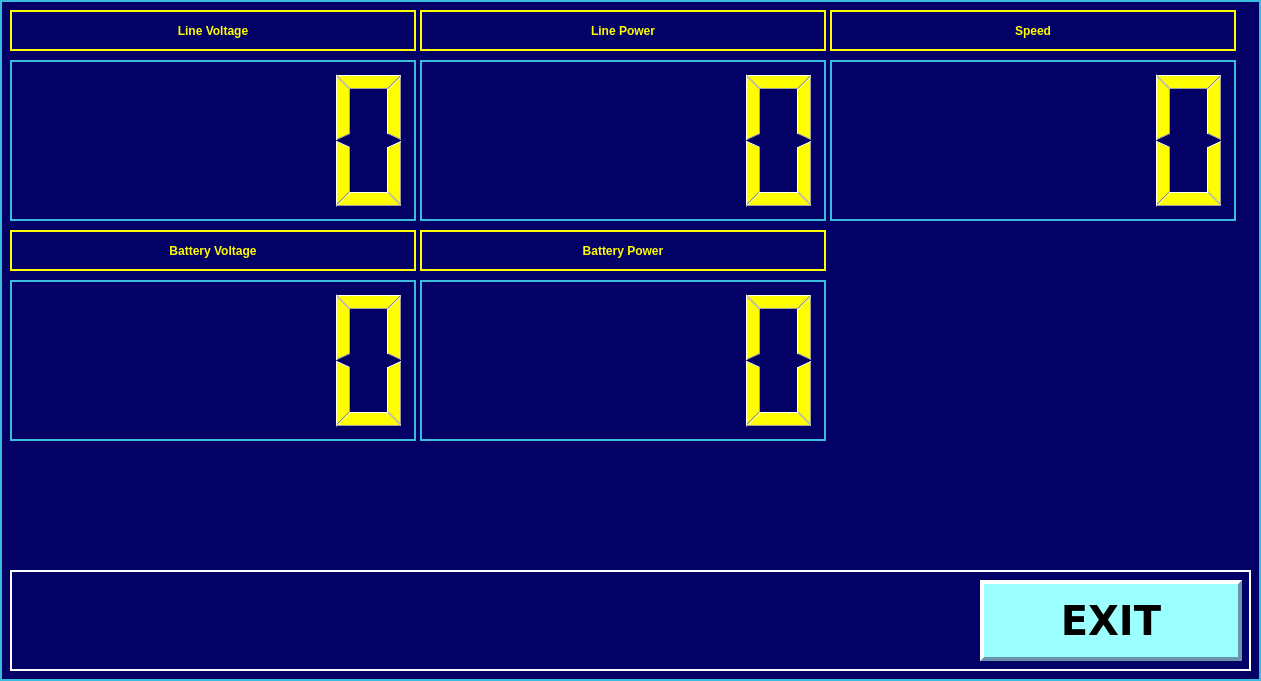
<?xml version="1.0" encoding="UTF-8"?>
<ui version="4.0">
 <class>Instruments</class>
 <widget class="QWidget" name="Instruments">
  <property name="geometry">
   <rect>
    <x>0</x>
    <y>0</y>
    <width>1261</width>
    <height>681</height>
   </rect>
  </property>
  <property name="windowTitle">
   <string>Form</string>
  </property>
  <property name="styleSheet">
   <string notr="true">QWidget { background-color : #030066; color : #fefe00;border:2px solid #39bcde }
QLabel { background-color : #030066; color : #fefe00;border:2px solid #fefe00;font: 16pt &quot;DejaVu Sans&quot;;font: bold; }
QPushButton { background-color : #9afffe; color : #000000;border:4px solid #6b95ae;font: 30pt &quot;DejaVu Sans&quot;;font: bold;border-left-color:white;border-top-color:white  }
QPushButton:pressed
{
  border:4px solid white;
  border-left-color:#6b95ae;
  border-top-color:#6b95ae;
  background-color : #cccccc;
}</string>
  </property>
  <widget class="QLabel" name="label_line_voltage">
   <property name="geometry">
    <rect>
     <x>10</x>
     <y>10</y>
     <width>406</width>
     <height>41</height>
    </rect>
   </property>
   <property name="palette">
    <palette>
     <active>
      <colorrole role="WindowText">
       <brush brushstyle="SolidPattern">
        <color alpha="255">
         <red>254</red>
         <green>254</green>
         <blue>0</blue>
        </color>
       </brush>
      </colorrole>
      <colorrole role="Button">
       <brush brushstyle="SolidPattern">
        <color alpha="255">
         <red>3</red>
         <green>0</green>
         <blue>102</blue>
        </color>
       </brush>
      </colorrole>
      <colorrole role="Text">
       <brush brushstyle="SolidPattern">
        <color alpha="255">
         <red>254</red>
         <green>254</green>
         <blue>0</blue>
        </color>
       </brush>
      </colorrole>
      <colorrole role="ButtonText">
       <brush brushstyle="SolidPattern">
        <color alpha="255">
         <red>254</red>
         <green>254</green>
         <blue>0</blue>
        </color>
       </brush>
      </colorrole>
      <colorrole role="Base">
       <brush brushstyle="SolidPattern">
        <color alpha="255">
         <red>3</red>
         <green>0</green>
         <blue>102</blue>
        </color>
       </brush>
      </colorrole>
      <colorrole role="Window">
       <brush brushstyle="SolidPattern">
        <color alpha="255">
         <red>3</red>
         <green>0</green>
         <blue>102</blue>
        </color>
       </brush>
      </colorrole>
     </active>
     <inactive>
      <colorrole role="WindowText">
       <brush brushstyle="SolidPattern">
        <color alpha="255">
         <red>254</red>
         <green>254</green>
         <blue>0</blue>
        </color>
       </brush>
      </colorrole>
      <colorrole role="Button">
       <brush brushstyle="SolidPattern">
        <color alpha="255">
         <red>3</red>
         <green>0</green>
         <blue>102</blue>
        </color>
       </brush>
      </colorrole>
      <colorrole role="Text">
       <brush brushstyle="SolidPattern">
        <color alpha="255">
         <red>254</red>
         <green>254</green>
         <blue>0</blue>
        </color>
       </brush>
      </colorrole>
      <colorrole role="ButtonText">
       <brush brushstyle="SolidPattern">
        <color alpha="255">
         <red>254</red>
         <green>254</green>
         <blue>0</blue>
        </color>
       </brush>
      </colorrole>
      <colorrole role="Base">
       <brush brushstyle="SolidPattern">
        <color alpha="255">
         <red>3</red>
         <green>0</green>
         <blue>102</blue>
        </color>
       </brush>
      </colorrole>
      <colorrole role="Window">
       <brush brushstyle="SolidPattern">
        <color alpha="255">
         <red>3</red>
         <green>0</green>
         <blue>102</blue>
        </color>
       </brush>
      </colorrole>
     </inactive>
     <disabled>
      <colorrole role="WindowText">
       <brush brushstyle="SolidPattern">
        <color alpha="255">
         <red>254</red>
         <green>254</green>
         <blue>0</blue>
        </color>
       </brush>
      </colorrole>
      <colorrole role="Button">
       <brush brushstyle="SolidPattern">
        <color alpha="255">
         <red>3</red>
         <green>0</green>
         <blue>102</blue>
        </color>
       </brush>
      </colorrole>
      <colorrole role="Text">
       <brush brushstyle="SolidPattern">
        <color alpha="255">
         <red>254</red>
         <green>254</green>
         <blue>0</blue>
        </color>
       </brush>
      </colorrole>
      <colorrole role="ButtonText">
       <brush brushstyle="SolidPattern">
        <color alpha="255">
         <red>254</red>
         <green>254</green>
         <blue>0</blue>
        </color>
       </brush>
      </colorrole>
      <colorrole role="Base">
       <brush brushstyle="SolidPattern">
        <color alpha="255">
         <red>3</red>
         <green>0</green>
         <blue>102</blue>
        </color>
       </brush>
      </colorrole>
      <colorrole role="Window">
       <brush brushstyle="SolidPattern">
        <color alpha="255">
         <red>3</red>
         <green>0</green>
         <blue>102</blue>
        </color>
       </brush>
      </colorrole>
     </disabled>
    </palette>
   </property>
   <property name="styleSheet">
    <string notr="true"/>
   </property>
   <property name="frameShape">
    <enum>QFrame::WinPanel</enum>
   </property>
   <property name="frameShadow">
    <enum>QFrame::Plain</enum>
   </property>
   <property name="midLineWidth">
    <number>0</number>
   </property>
   <property name="text">
    <string>Line Voltage</string>
   </property>
   <property name="textFormat">
    <enum>Qt::AutoText</enum>
   </property>
   <property name="alignment">
    <set>Qt::AlignCenter</set>
   </property>
  </widget>
  <widget class="QLabel" name="label_line_power">
   <property name="geometry">
    <rect>
     <x>420</x>
     <y>10</y>
     <width>406</width>
     <height>41</height>
    </rect>
   </property>
   <property name="palette">
    <palette>
     <active>
      <colorrole role="WindowText">
       <brush brushstyle="SolidPattern">
        <color alpha="255">
         <red>254</red>
         <green>254</green>
         <blue>0</blue>
        </color>
       </brush>
      </colorrole>
      <colorrole role="Button">
       <brush brushstyle="SolidPattern">
        <color alpha="255">
         <red>3</red>
         <green>0</green>
         <blue>102</blue>
        </color>
       </brush>
      </colorrole>
      <colorrole role="Text">
       <brush brushstyle="SolidPattern">
        <color alpha="255">
         <red>254</red>
         <green>254</green>
         <blue>0</blue>
        </color>
       </brush>
      </colorrole>
      <colorrole role="ButtonText">
       <brush brushstyle="SolidPattern">
        <color alpha="255">
         <red>254</red>
         <green>254</green>
         <blue>0</blue>
        </color>
       </brush>
      </colorrole>
      <colorrole role="Base">
       <brush brushstyle="SolidPattern">
        <color alpha="255">
         <red>3</red>
         <green>0</green>
         <blue>102</blue>
        </color>
       </brush>
      </colorrole>
      <colorrole role="Window">
       <brush brushstyle="SolidPattern">
        <color alpha="255">
         <red>3</red>
         <green>0</green>
         <blue>102</blue>
        </color>
       </brush>
      </colorrole>
     </active>
     <inactive>
      <colorrole role="WindowText">
       <brush brushstyle="SolidPattern">
        <color alpha="255">
         <red>254</red>
         <green>254</green>
         <blue>0</blue>
        </color>
       </brush>
      </colorrole>
      <colorrole role="Button">
       <brush brushstyle="SolidPattern">
        <color alpha="255">
         <red>3</red>
         <green>0</green>
         <blue>102</blue>
        </color>
       </brush>
      </colorrole>
      <colorrole role="Text">
       <brush brushstyle="SolidPattern">
        <color alpha="255">
         <red>254</red>
         <green>254</green>
         <blue>0</blue>
        </color>
       </brush>
      </colorrole>
      <colorrole role="ButtonText">
       <brush brushstyle="SolidPattern">
        <color alpha="255">
         <red>254</red>
         <green>254</green>
         <blue>0</blue>
        </color>
       </brush>
      </colorrole>
      <colorrole role="Base">
       <brush brushstyle="SolidPattern">
        <color alpha="255">
         <red>3</red>
         <green>0</green>
         <blue>102</blue>
        </color>
       </brush>
      </colorrole>
      <colorrole role="Window">
       <brush brushstyle="SolidPattern">
        <color alpha="255">
         <red>3</red>
         <green>0</green>
         <blue>102</blue>
        </color>
       </brush>
      </colorrole>
     </inactive>
     <disabled>
      <colorrole role="WindowText">
       <brush brushstyle="SolidPattern">
        <color alpha="255">
         <red>254</red>
         <green>254</green>
         <blue>0</blue>
        </color>
       </brush>
      </colorrole>
      <colorrole role="Button">
       <brush brushstyle="SolidPattern">
        <color alpha="255">
         <red>3</red>
         <green>0</green>
         <blue>102</blue>
        </color>
       </brush>
      </colorrole>
      <colorrole role="Text">
       <brush brushstyle="SolidPattern">
        <color alpha="255">
         <red>254</red>
         <green>254</green>
         <blue>0</blue>
        </color>
       </brush>
      </colorrole>
      <colorrole role="ButtonText">
       <brush brushstyle="SolidPattern">
        <color alpha="255">
         <red>254</red>
         <green>254</green>
         <blue>0</blue>
        </color>
       </brush>
      </colorrole>
      <colorrole role="Base">
       <brush brushstyle="SolidPattern">
        <color alpha="255">
         <red>3</red>
         <green>0</green>
         <blue>102</blue>
        </color>
       </brush>
      </colorrole>
      <colorrole role="Window">
       <brush brushstyle="SolidPattern">
        <color alpha="255">
         <red>3</red>
         <green>0</green>
         <blue>102</blue>
        </color>
       </brush>
      </colorrole>
     </disabled>
    </palette>
   </property>
   <property name="styleSheet">
    <string notr="true"/>
   </property>
   <property name="frameShape">
    <enum>QFrame::WinPanel</enum>
   </property>
   <property name="frameShadow">
    <enum>QFrame::Plain</enum>
   </property>
   <property name="midLineWidth">
    <number>0</number>
   </property>
   <property name="text">
    <string>Line Power</string>
   </property>
   <property name="textFormat">
    <enum>Qt::AutoText</enum>
   </property>
   <property name="alignment">
    <set>Qt::AlignCenter</set>
   </property>
  </widget>
  <widget class="QLabel" name="label_speed">
   <property name="geometry">
    <rect>
     <x>830</x>
     <y>10</y>
     <width>406</width>
     <height>41</height>
    </rect>
   </property>
   <property name="palette">
    <palette>
     <active>
      <colorrole role="WindowText">
       <brush brushstyle="SolidPattern">
        <color alpha="255">
         <red>254</red>
         <green>254</green>
         <blue>0</blue>
        </color>
       </brush>
      </colorrole>
      <colorrole role="Button">
       <brush brushstyle="SolidPattern">
        <color alpha="255">
         <red>3</red>
         <green>0</green>
         <blue>102</blue>
        </color>
       </brush>
      </colorrole>
      <colorrole role="Text">
       <brush brushstyle="SolidPattern">
        <color alpha="255">
         <red>254</red>
         <green>254</green>
         <blue>0</blue>
        </color>
       </brush>
      </colorrole>
      <colorrole role="ButtonText">
       <brush brushstyle="SolidPattern">
        <color alpha="255">
         <red>254</red>
         <green>254</green>
         <blue>0</blue>
        </color>
       </brush>
      </colorrole>
      <colorrole role="Base">
       <brush brushstyle="SolidPattern">
        <color alpha="255">
         <red>3</red>
         <green>0</green>
         <blue>102</blue>
        </color>
       </brush>
      </colorrole>
      <colorrole role="Window">
       <brush brushstyle="SolidPattern">
        <color alpha="255">
         <red>3</red>
         <green>0</green>
         <blue>102</blue>
        </color>
       </brush>
      </colorrole>
     </active>
     <inactive>
      <colorrole role="WindowText">
       <brush brushstyle="SolidPattern">
        <color alpha="255">
         <red>254</red>
         <green>254</green>
         <blue>0</blue>
        </color>
       </brush>
      </colorrole>
      <colorrole role="Button">
       <brush brushstyle="SolidPattern">
        <color alpha="255">
         <red>3</red>
         <green>0</green>
         <blue>102</blue>
        </color>
       </brush>
      </colorrole>
      <colorrole role="Text">
       <brush brushstyle="SolidPattern">
        <color alpha="255">
         <red>254</red>
         <green>254</green>
         <blue>0</blue>
        </color>
       </brush>
      </colorrole>
      <colorrole role="ButtonText">
       <brush brushstyle="SolidPattern">
        <color alpha="255">
         <red>254</red>
         <green>254</green>
         <blue>0</blue>
        </color>
       </brush>
      </colorrole>
      <colorrole role="Base">
       <brush brushstyle="SolidPattern">
        <color alpha="255">
         <red>3</red>
         <green>0</green>
         <blue>102</blue>
        </color>
       </brush>
      </colorrole>
      <colorrole role="Window">
       <brush brushstyle="SolidPattern">
        <color alpha="255">
         <red>3</red>
         <green>0</green>
         <blue>102</blue>
        </color>
       </brush>
      </colorrole>
     </inactive>
     <disabled>
      <colorrole role="WindowText">
       <brush brushstyle="SolidPattern">
        <color alpha="255">
         <red>254</red>
         <green>254</green>
         <blue>0</blue>
        </color>
       </brush>
      </colorrole>
      <colorrole role="Button">
       <brush brushstyle="SolidPattern">
        <color alpha="255">
         <red>3</red>
         <green>0</green>
         <blue>102</blue>
        </color>
       </brush>
      </colorrole>
      <colorrole role="Text">
       <brush brushstyle="SolidPattern">
        <color alpha="255">
         <red>254</red>
         <green>254</green>
         <blue>0</blue>
        </color>
       </brush>
      </colorrole>
      <colorrole role="ButtonText">
       <brush brushstyle="SolidPattern">
        <color alpha="255">
         <red>254</red>
         <green>254</green>
         <blue>0</blue>
        </color>
       </brush>
      </colorrole>
      <colorrole role="Base">
       <brush brushstyle="SolidPattern">
        <color alpha="255">
         <red>3</red>
         <green>0</green>
         <blue>102</blue>
        </color>
       </brush>
      </colorrole>
      <colorrole role="Window">
       <brush brushstyle="SolidPattern">
        <color alpha="255">
         <red>3</red>
         <green>0</green>
         <blue>102</blue>
        </color>
       </brush>
      </colorrole>
     </disabled>
    </palette>
   </property>
   <property name="styleSheet">
    <string notr="true"/>
   </property>
   <property name="frameShape">
    <enum>QFrame::WinPanel</enum>
   </property>
   <property name="frameShadow">
    <enum>QFrame::Plain</enum>
   </property>
   <property name="midLineWidth">
    <number>0</number>
   </property>
   <property name="text">
    <string>Speed</string>
   </property>
   <property name="textFormat">
    <enum>Qt::AutoText</enum>
   </property>
   <property name="alignment">
    <set>Qt::AlignCenter</set>
   </property>
  </widget>
  <widget class="QFrame" name="frame_6">
   <property name="geometry">
    <rect>
     <x>10</x>
     <y>570</y>
     <width>1241</width>
     <height>101</height>
    </rect>
   </property>
   <property name="styleSheet">
    <string notr="true">QFrame {border:2px solid #FFFFFF }</string>
   </property>
   <property name="frameShape">
    <enum>QFrame::StyledPanel</enum>
   </property>
   <property name="frameShadow">
    <enum>QFrame::Raised</enum>
   </property>
   <widget class="QPushButton" name="exit">
    <property name="geometry">
     <rect>
      <x>970</x>
      <y>10</y>
      <width>262</width>
      <height>81</height>
     </rect>
    </property>
    <property name="font">
     <font>
      <family>DejaVu Sans</family>
      <pointsize>30</pointsize>
      <weight>75</weight>
      <italic>false</italic>
      <bold>true</bold>
     </font>
    </property>
    <property name="styleSheet">
     <string notr="true"/>
    </property>
    <property name="text">
     <string>EXIT</string>
    </property>
   </widget>
  </widget>
  <widget class="QLabel" name="label_battery_voltage">
   <property name="geometry">
    <rect>
     <x>10</x>
     <y>230</y>
     <width>406</width>
     <height>41</height>
    </rect>
   </property>
   <property name="palette">
    <palette>
     <active>
      <colorrole role="WindowText">
       <brush brushstyle="SolidPattern">
        <color alpha="255">
         <red>254</red>
         <green>254</green>
         <blue>0</blue>
        </color>
       </brush>
      </colorrole>
      <colorrole role="Button">
       <brush brushstyle="SolidPattern">
        <color alpha="255">
         <red>3</red>
         <green>0</green>
         <blue>102</blue>
        </color>
       </brush>
      </colorrole>
      <colorrole role="Text">
       <brush brushstyle="SolidPattern">
        <color alpha="255">
         <red>254</red>
         <green>254</green>
         <blue>0</blue>
        </color>
       </brush>
      </colorrole>
      <colorrole role="ButtonText">
       <brush brushstyle="SolidPattern">
        <color alpha="255">
         <red>254</red>
         <green>254</green>
         <blue>0</blue>
        </color>
       </brush>
      </colorrole>
      <colorrole role="Base">
       <brush brushstyle="SolidPattern">
        <color alpha="255">
         <red>3</red>
         <green>0</green>
         <blue>102</blue>
        </color>
       </brush>
      </colorrole>
      <colorrole role="Window">
       <brush brushstyle="SolidPattern">
        <color alpha="255">
         <red>3</red>
         <green>0</green>
         <blue>102</blue>
        </color>
       </brush>
      </colorrole>
     </active>
     <inactive>
      <colorrole role="WindowText">
       <brush brushstyle="SolidPattern">
        <color alpha="255">
         <red>254</red>
         <green>254</green>
         <blue>0</blue>
        </color>
       </brush>
      </colorrole>
      <colorrole role="Button">
       <brush brushstyle="SolidPattern">
        <color alpha="255">
         <red>3</red>
         <green>0</green>
         <blue>102</blue>
        </color>
       </brush>
      </colorrole>
      <colorrole role="Text">
       <brush brushstyle="SolidPattern">
        <color alpha="255">
         <red>254</red>
         <green>254</green>
         <blue>0</blue>
        </color>
       </brush>
      </colorrole>
      <colorrole role="ButtonText">
       <brush brushstyle="SolidPattern">
        <color alpha="255">
         <red>254</red>
         <green>254</green>
         <blue>0</blue>
        </color>
       </brush>
      </colorrole>
      <colorrole role="Base">
       <brush brushstyle="SolidPattern">
        <color alpha="255">
         <red>3</red>
         <green>0</green>
         <blue>102</blue>
        </color>
       </brush>
      </colorrole>
      <colorrole role="Window">
       <brush brushstyle="SolidPattern">
        <color alpha="255">
         <red>3</red>
         <green>0</green>
         <blue>102</blue>
        </color>
       </brush>
      </colorrole>
     </inactive>
     <disabled>
      <colorrole role="WindowText">
       <brush brushstyle="SolidPattern">
        <color alpha="255">
         <red>254</red>
         <green>254</green>
         <blue>0</blue>
        </color>
       </brush>
      </colorrole>
      <colorrole role="Button">
       <brush brushstyle="SolidPattern">
        <color alpha="255">
         <red>3</red>
         <green>0</green>
         <blue>102</blue>
        </color>
       </brush>
      </colorrole>
      <colorrole role="Text">
       <brush brushstyle="SolidPattern">
        <color alpha="255">
         <red>254</red>
         <green>254</green>
         <blue>0</blue>
        </color>
       </brush>
      </colorrole>
      <colorrole role="ButtonText">
       <brush brushstyle="SolidPattern">
        <color alpha="255">
         <red>254</red>
         <green>254</green>
         <blue>0</blue>
        </color>
       </brush>
      </colorrole>
      <colorrole role="Base">
       <brush brushstyle="SolidPattern">
        <color alpha="255">
         <red>3</red>
         <green>0</green>
         <blue>102</blue>
        </color>
       </brush>
      </colorrole>
      <colorrole role="Window">
       <brush brushstyle="SolidPattern">
        <color alpha="255">
         <red>3</red>
         <green>0</green>
         <blue>102</blue>
        </color>
       </brush>
      </colorrole>
     </disabled>
    </palette>
   </property>
   <property name="styleSheet">
    <string notr="true"/>
   </property>
   <property name="frameShape">
    <enum>QFrame::WinPanel</enum>
   </property>
   <property name="frameShadow">
    <enum>QFrame::Plain</enum>
   </property>
   <property name="midLineWidth">
    <number>0</number>
   </property>
   <property name="text">
    <string>Battery Voltage</string>
   </property>
   <property name="textFormat">
    <enum>Qt::AutoText</enum>
   </property>
   <property name="alignment">
    <set>Qt::AlignCenter</set>
   </property>
  </widget>
  <widget class="QLabel" name="label_battery_power">
   <property name="geometry">
    <rect>
     <x>420</x>
     <y>230</y>
     <width>406</width>
     <height>41</height>
    </rect>
   </property>
   <property name="palette">
    <palette>
     <active>
      <colorrole role="WindowText">
       <brush brushstyle="SolidPattern">
        <color alpha="255">
         <red>254</red>
         <green>254</green>
         <blue>0</blue>
        </color>
       </brush>
      </colorrole>
      <colorrole role="Button">
       <brush brushstyle="SolidPattern">
        <color alpha="255">
         <red>3</red>
         <green>0</green>
         <blue>102</blue>
        </color>
       </brush>
      </colorrole>
      <colorrole role="Text">
       <brush brushstyle="SolidPattern">
        <color alpha="255">
         <red>254</red>
         <green>254</green>
         <blue>0</blue>
        </color>
       </brush>
      </colorrole>
      <colorrole role="ButtonText">
       <brush brushstyle="SolidPattern">
        <color alpha="255">
         <red>254</red>
         <green>254</green>
         <blue>0</blue>
        </color>
       </brush>
      </colorrole>
      <colorrole role="Base">
       <brush brushstyle="SolidPattern">
        <color alpha="255">
         <red>3</red>
         <green>0</green>
         <blue>102</blue>
        </color>
       </brush>
      </colorrole>
      <colorrole role="Window">
       <brush brushstyle="SolidPattern">
        <color alpha="255">
         <red>3</red>
         <green>0</green>
         <blue>102</blue>
        </color>
       </brush>
      </colorrole>
     </active>
     <inactive>
      <colorrole role="WindowText">
       <brush brushstyle="SolidPattern">
        <color alpha="255">
         <red>254</red>
         <green>254</green>
         <blue>0</blue>
        </color>
       </brush>
      </colorrole>
      <colorrole role="Button">
       <brush brushstyle="SolidPattern">
        <color alpha="255">
         <red>3</red>
         <green>0</green>
         <blue>102</blue>
        </color>
       </brush>
      </colorrole>
      <colorrole role="Text">
       <brush brushstyle="SolidPattern">
        <color alpha="255">
         <red>254</red>
         <green>254</green>
         <blue>0</blue>
        </color>
       </brush>
      </colorrole>
      <colorrole role="ButtonText">
       <brush brushstyle="SolidPattern">
        <color alpha="255">
         <red>254</red>
         <green>254</green>
         <blue>0</blue>
        </color>
       </brush>
      </colorrole>
      <colorrole role="Base">
       <brush brushstyle="SolidPattern">
        <color alpha="255">
         <red>3</red>
         <green>0</green>
         <blue>102</blue>
        </color>
       </brush>
      </colorrole>
      <colorrole role="Window">
       <brush brushstyle="SolidPattern">
        <color alpha="255">
         <red>3</red>
         <green>0</green>
         <blue>102</blue>
        </color>
       </brush>
      </colorrole>
     </inactive>
     <disabled>
      <colorrole role="WindowText">
       <brush brushstyle="SolidPattern">
        <color alpha="255">
         <red>254</red>
         <green>254</green>
         <blue>0</blue>
        </color>
       </brush>
      </colorrole>
      <colorrole role="Button">
       <brush brushstyle="SolidPattern">
        <color alpha="255">
         <red>3</red>
         <green>0</green>
         <blue>102</blue>
        </color>
       </brush>
      </colorrole>
      <colorrole role="Text">
       <brush brushstyle="SolidPattern">
        <color alpha="255">
         <red>254</red>
         <green>254</green>
         <blue>0</blue>
        </color>
       </brush>
      </colorrole>
      <colorrole role="ButtonText">
       <brush brushstyle="SolidPattern">
        <color alpha="255">
         <red>254</red>
         <green>254</green>
         <blue>0</blue>
        </color>
       </brush>
      </colorrole>
      <colorrole role="Base">
       <brush brushstyle="SolidPattern">
        <color alpha="255">
         <red>3</red>
         <green>0</green>
         <blue>102</blue>
        </color>
       </brush>
      </colorrole>
      <colorrole role="Window">
       <brush brushstyle="SolidPattern">
        <color alpha="255">
         <red>3</red>
         <green>0</green>
         <blue>102</blue>
        </color>
       </brush>
      </colorrole>
     </disabled>
    </palette>
   </property>
   <property name="styleSheet">
    <string notr="true"/>
   </property>
   <property name="frameShape">
    <enum>QFrame::WinPanel</enum>
   </property>
   <property name="frameShadow">
    <enum>QFrame::Plain</enum>
   </property>
   <property name="midLineWidth">
    <number>0</number>
   </property>
   <property name="text">
    <string>Battery Power</string>
   </property>
   <property name="textFormat">
    <enum>Qt::AutoText</enum>
   </property>
   <property name="alignment">
    <set>Qt::AlignCenter</set>
   </property>
  </widget>
  <widget class="QLCDNumber" name="line_voltage">
   <property name="geometry">
    <rect>
     <x>10</x>
     <y>60</y>
     <width>406</width>
     <height>161</height>
    </rect>
   </property>
  </widget>
  <widget class="QLCDNumber" name="line_power">
   <property name="geometry">
    <rect>
     <x>420</x>
     <y>60</y>
     <width>406</width>
     <height>161</height>
    </rect>
   </property>
  </widget>
  <widget class="QLCDNumber" name="speed">
   <property name="geometry">
    <rect>
     <x>830</x>
     <y>60</y>
     <width>406</width>
     <height>161</height>
    </rect>
   </property>
  </widget>
  <widget class="QLCDNumber" name="battery_voltage">
   <property name="geometry">
    <rect>
     <x>10</x>
     <y>280</y>
     <width>406</width>
     <height>161</height>
    </rect>
   </property>
  </widget>
  <widget class="QLCDNumber" name="battery_power">
   <property name="geometry">
    <rect>
     <x>420</x>
     <y>280</y>
     <width>406</width>
     <height>161</height>
    </rect>
   </property>
  </widget>
 </widget>
 <resources/>
 <connections/>
</ui>
